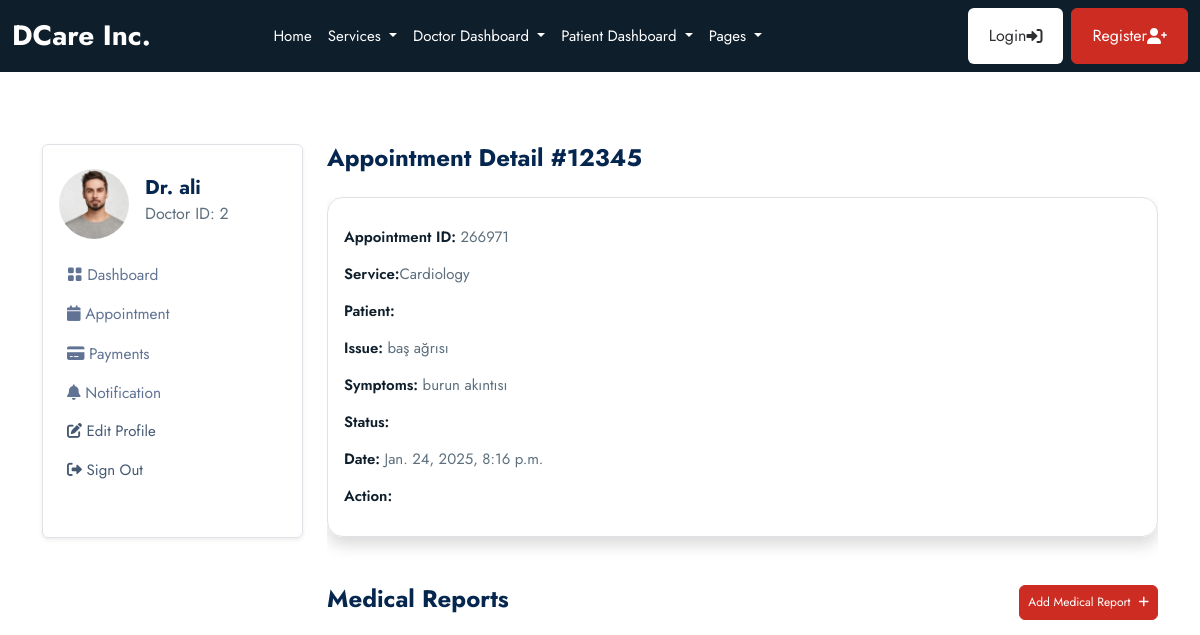
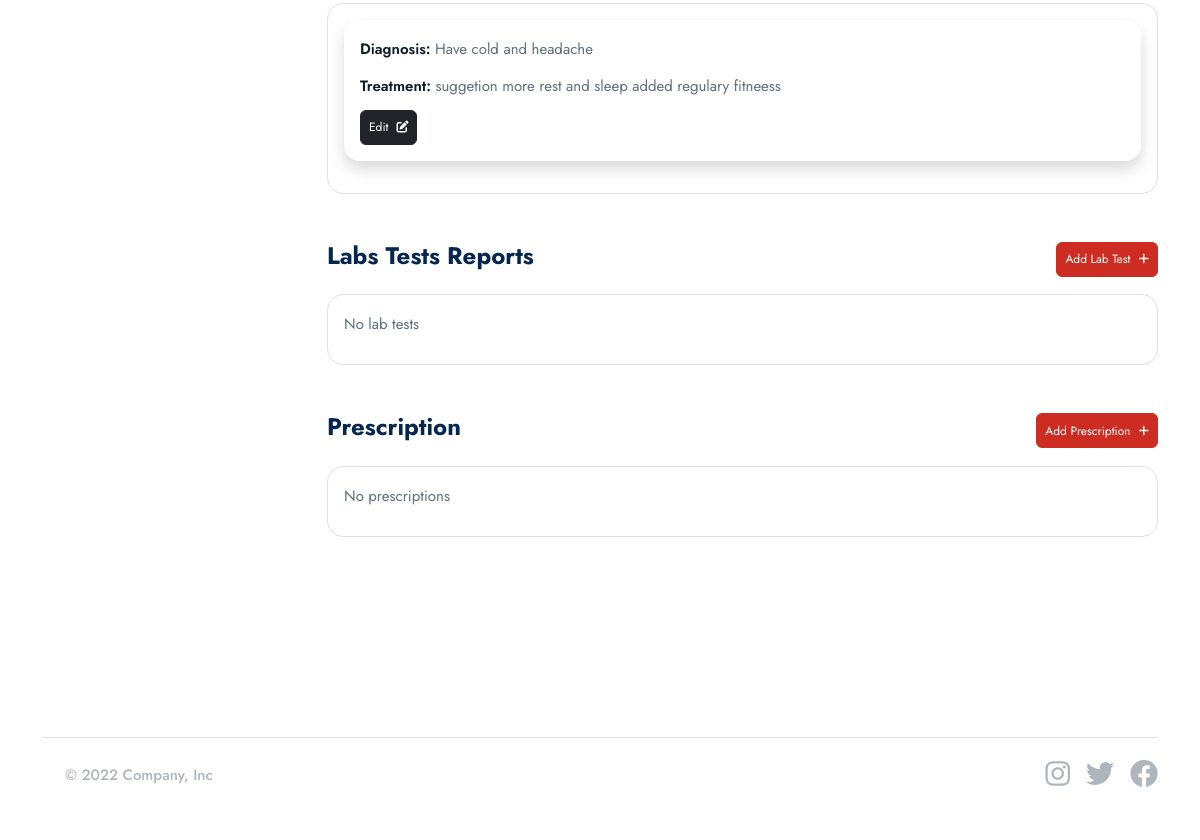
The page /doctor/appointments/266971/ (signed in) on the database as committed earlier (2 pictures, top to bottom).
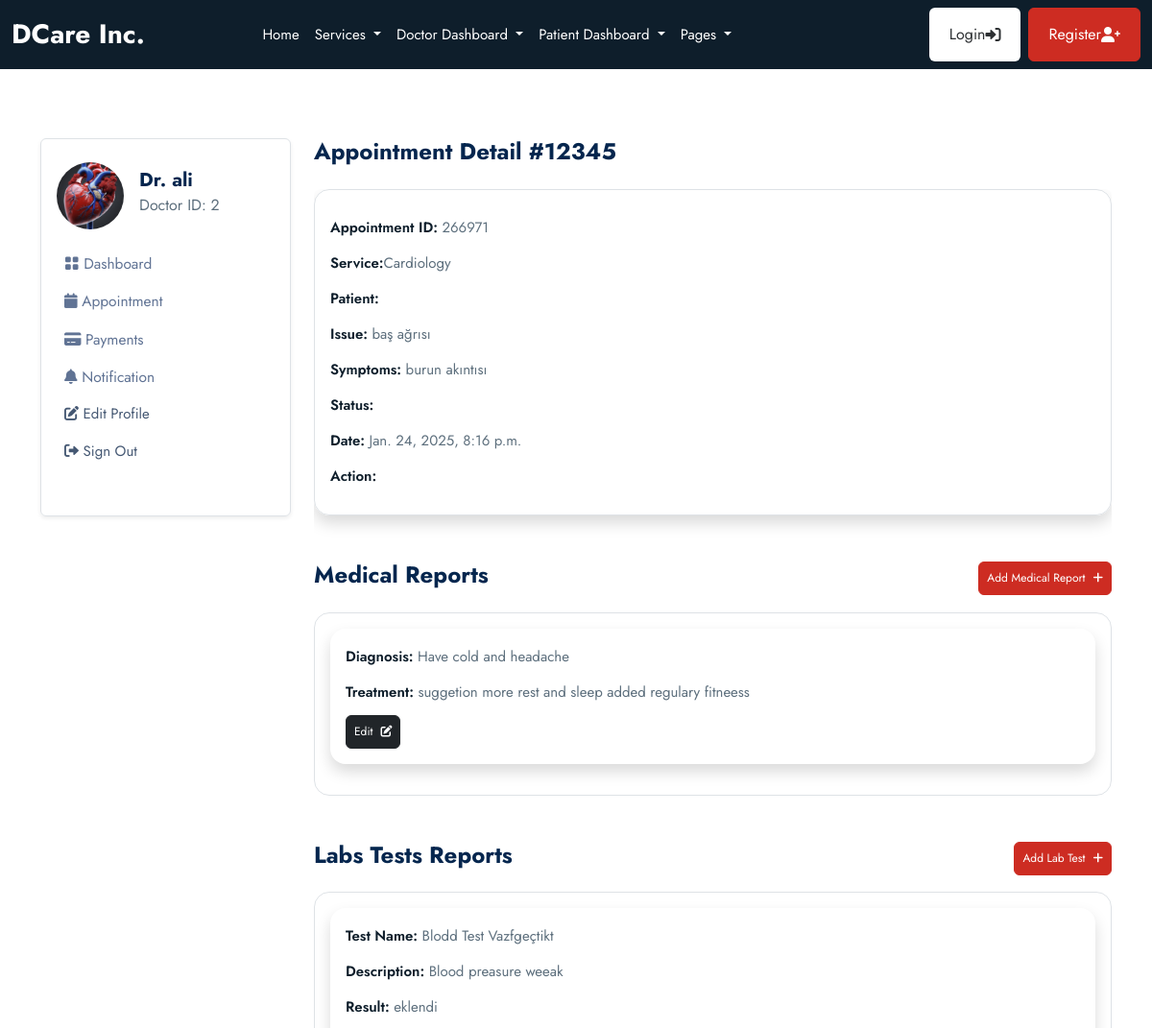
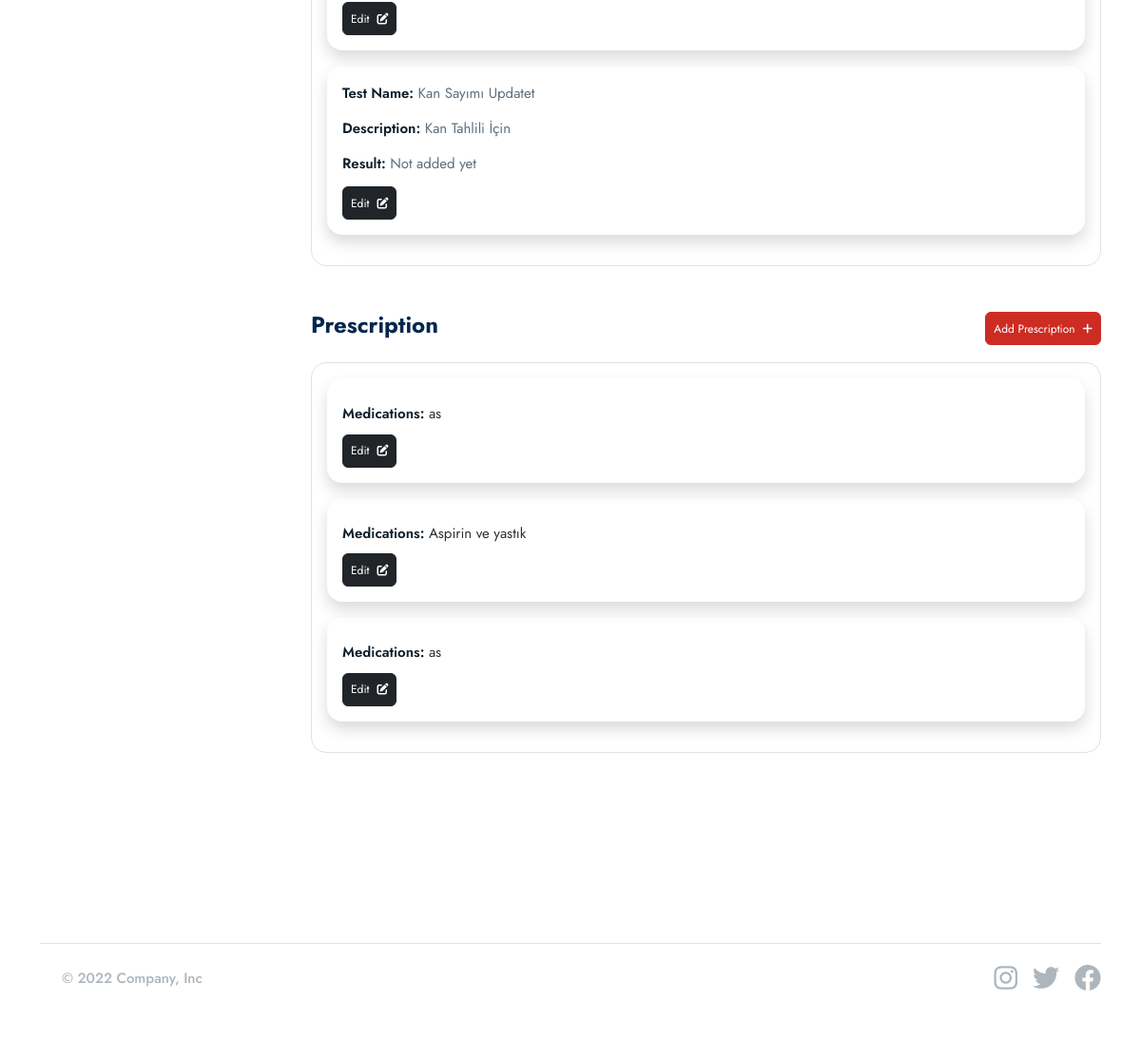
The same page on the database as committed later (2 pictures, top to bottom).
### userauths/models.py (models this page shows, shortened)
class User(AbstractUser):
    email = models.EmailField(unique=True)
    username = models.CharField(max_length=100, null=True, blank=True)
    user_type =models.CharField(max_length=50, choices=USER_TYPE, null=True, blank=True, default=None)
    USERNAME_FIELD = "email"
    REQUIRED_FIELDS = ["username"]

### doctor/models.py (models this page shows, shortened)
class Doctor(models.Model):
    user = models.OneToOneField(userauths_models.User, on_delete=models.CASCADE)
    image = models.FileField(upload_to="images", null=True, blank=True)
    full_name = models.CharField(max_length=100, null=True, blank=True)
    mobile = models.CharField(max_length=100, null=True, blank=True)
    country = models.CharField(max_length=100, null=True, blank=True)
    bio = models.CharField(max_length=100, null=True, blank=True)
    specialization = models.CharField(max_length=100, null=True, blank=True)
    qualifications = models.CharField(max_length=100, null=True, blank=True)
    years_of_experience = models.CharField(max_length=100, null=True, blank=True)
    next_available_appointment_date = models.DateTimeField(default=timezone.now, null=True, blank=True)

### base/models.py (models this page shows, shortened)
class Appointment(models.Model):
    STATUS = [
        ("scheduled","scheduled"),
        ("completed","completed"),
        ("pending","pending"),
        ("cancelled","cancelled"),
    ]
    service = models.ForeignKey(Service, on_delete= models.SET_NULL, null=True, blank=True,related_name="service_appointments")
    doctor = models.ForeignKey(doctor_models.Doctor,on_delete= models.SET_NULL, null=True, blank=True,related_name="doctor_appointments" )
    patient = models.ForeignKey(patient_models.Patient,on_delete= models.SET_NULL, null=True, blank=True,related_name="appointments_patient" )
    appointment_date = models.DateTimeField(null=True, blank=True)
    issues = models.TextField(blank=True,null=True)
    symptoms = models.TextField(blank=True,null=True)
    appointment_id =ShortUUIDField(length=6, max_length=8, alphabet="1234567890")
    status = models.CharField(max_length=120, choices=STATUS)

class Service(models.Model):
    image = models.FileField(upload_to="images", null=True, blank=True)
    name= models.CharField(max_length=100)
    desciription= models.TextField(blank=True, null=True)
    cost = models.DecimalField(max_digits=10, decimal_places=2)
    available_doctors= models.ManyToManyField(doctor_models.Doctor, blank=True)

class MedicalRecord(models.Model):
    appointment = models.ForeignKey(Appointment, on_delete=models.CASCADE)
    diagnosis = models.TextField()
    treatment = models.TextField()

class LabTest(models.Model):
    appointment = models.ForeignKey(Appointment, on_delete=models.CASCADE)
    test_name = models.CharField(max_length=255)
    description = models.TextField(blank=True, null=True)
    result = models.TextField(blank=True, null=True)

class Prescription(models.Model):
    appointment = models.ForeignKey(Appointment, on_delete=models.CASCADE)
    medications = models.TextField(blank=True, null=True)

### doctor/views.py (the view)
# urls.py: path("appointments/<appointment_id>/", views.appointment_detail, name="appointment_detail"),
@login_required
def appointment_detail(request,appointment_id):
    doctor = doctor_models.Doctor.objects.get(user=request.user)
    appointment = base_models.Appointment.objects.get(appointment_id=appointment_id, doctor=doctor)
    medical_records= base_models.MedicalRecord.objects.filter(appointment=appointment)
    lab_tests = base_models.LabTest.objects.filter(appointment=appointment)
    prescriptions = base_models.Prescription.objects.filter(appointment=appointment)
    context = {
        "appointment":appointment,
        "medical_records":medical_records,
        "lab_tests":lab_tests,
        "prescriptions":prescriptions
    }
    return render (request, "doctor/appointment_detail.html", context)

### templates/doctor/appointment_detail.html (shortened to what this page needs)
{% extends "partials/base.html"%} {% block content %}
<section class="pt-5 pb-5">
  <div class="container">
    <div class="row mt-0 mt-md-4">
      {% include "doctor/sidebar.html" %}
      <div class="col-lg-9 col-md-8 col-12">
        <h4 class="mb-0 mb-4 fw-bold">Appointment Detail #12345</h4>
        <div class="card mb-4">
          <div class="shadow border p-3 mb-4 rounded-4">
            <p>
              <a>
                <p>
                  <span class="fw-semibold text-dark">Appointment ID:</span>
                  {{appointment.appointment_id}}
                </p>
                <p>
                  <span class="fw-semibold text-dark">Service:</span
                  >{{appointment.service.name}}
                </p>
                <p>
                  <span class="fw-semibold text-dark">Patient:</span>
                </p>
                <p>
                  <span class="fw-semibold text-dark">Issue:</span>
                  {{appointment.issues}}
                </p>
                <p>
                  <span class="fw-semibold text-dark">Symptoms:</span>
                  {{appointment.symptoms}}
                </p>
                <p>
                  <span class="fw-semibold text-dark">Status:</span>
                </p>
                <p>
                  <span class="fw-semibold text-dark">Date:</span>
                  {{appointment.appointment_date}}
                </p>
                <p>
                  <span class="fw-semibold text-dark">Action:</span>
                </p>
              </a>
            </p>
          </div>
        </div>
        <div id="medical-report">
          <div class="d-flex justify-content-between">
            <h4 class="mb-0 mb-4 fw-bold">Medical Reports</h4>
            <button
              class="btn btn-primary btn-sm"
              type="button"
              data-bs-toggle="collapse"
              data-bs-target="#collapseMedicalReport"
              aria-expanded="false"
              aria-controls="collapseMedicalReport"
            >
              Add Medical Report <i class="fas fa-plus ms-2"></i>
            </button>
          </div>
          <div class="card mb-4">
            <div class="border p-3 mb-4 rounded-4">
              <div class="shadow p-3 rounded-4 mb-3">
                {% for m in medical_records %}
                <p>
                  <span class="fw-semibold text-dark">Diagnosis:</span>
                  {{m.diagnosis}}
                </p>
                <p>
                  <span class="fw-semibold text-dark">Treatment:</span>
                  {{m.treatment}}
                </p>
                <button
                  class="btn btn-dark btn-sm"
                  type="button"
                  data-bs-toggle="collapse"
                  data-bs-target="#collapseMedicalRecord{{m.id}}"
                  aria-expanded="false"
                  aria-controls="collapseMedicalRecord{{m.id}}"
                >
                  Edit <i class="fas fa-edit ms-2"></i>
                </button>
              </div>
              {% empty %}
              <p>No medical records</p>
              {% endfor%}
            </div>
          </div>
        </div>
        <div id="lab-test">
          <div class="d-flex justify-content-between">
            <h4 class="mb-0 mb-4 fw-bold">Labs Tests Reports</h4>
            <button
              class="btn btn-primary btn-sm"
              type="button"
              data-bs-toggle="collapse"
              data-bs-target="#collapseLabTest"
              aria-expanded="false"
              aria-controls="collapseLabTest"
            >
              Add Lab Test <i class="fas fa-plus ms-2"></i>
            </button>
          </div>
          <div class="card mb-4">
            <div class="border p-3 mb-4 rounded-4">
              {% for l in lab_tests %}
              <div class="shadow p-3 rounded-4 mb-3">
                <p>
                  <span class="fw-semibold text-dark">Test Name:</span>
                  {{l.test_name}}t
                </p>
                <p>
                  <span class="fw-semibold text-dark">Description:</span>
                  {{l.description}}
                </p>
                <p>
                  <span class="fw-semibold text-dark">Result:</span>
                  {{l.result|default:"Not added yet"}}
                </p>
                <button
                  class="btn btn-dark btn-sm"
                  type="button"
                  data-bs-toggle="collapse"
                  data-bs-target="#collapseLabTest{{l.id}}"
                  aria-expanded="false"
                  aria-controls="collapseLabTest{{l.id}}"
                >
                  Edit <i class="fas fa-edit ms-2"></i>
                </button>
              </div>
              {% empty %}
              <p>No lab tests</p>
              {% endfor %}
            </div>
          </div>
        </div>
        <div class="d-flex justify-content-between">
          <h4 class="mb-0 mb-4 fw-bold">Prescription</h4>
          <button
            class="btn btn-primary btn-sm"
            type="button"
            data-bs-toggle="collapse"
            data-bs-target="#collapsePrescription"
            aria-expanded="false"
            aria-controls="collapsePrescription"
          >
            Add Prescription <i class="fas fa-plus ms-2"></i>
          </button>
        </div>
        <div class="card mb-4">
          <div class="border p-3 mb-4 rounded-4">
            {% for p in prescriptions %}
            <div class="shadow p-3 rounded-4 mb-3">
              <p>
                <span class="fw-semibold text-dark">Medications:</span>
                {{p.medications}}
              </p>
              <button
                class="btn btn-dark btn-sm"
                type="button"
                data-bs-toggle="collapse"
                data-bs-target="#collapsePrescription1"
                aria-expanded="false"
                aria-controls="collapsePrescription1"
              >
                Edit <i class="fas fa-edit ms-2"></i>
              </button>
            </div>
            {% empty %}
            <p>No prescriptions</p>
            {% endfor %}
          </div>
        </div>
      </div>
    </div>
  </div>
</section>
{% endblock content %}

### templates/partials/base.html (shortened to what this page needs)
{% load static %}
<!DOCTYPE html>
<html lang="en">
  <head>
    <link
      rel="stylesheet"
      href="https://cdn.jsdelivr.net/npm/bootstrap-icons@1.11.3/font/bootstrap-icons.min.css"
    />
    <link
      href="https://cdn.jsdelivr.net/npm/bootstrap@5.3.3/dist/css/bootstrap.min.css"
      rel="stylesheet"
    />
    <link
      href="https://cdnjs.cloudflare.com/ajax/libs/font-awesome/6.0.0/css/all.min.css"
      rel="stylesheet"
    />
    <link
      rel="stylesheet"
      href="https://cdn.jsdelivr.net/npm/bootstrap-icons@1.11.3/font/bootstrap-icons.min.css"
    />
   <link rel="stylesheet" href="{% static 'assets/css/style.css' %}">
  </head>
  <body>
    <nav class="navbar navbar-expand-lg navbar-dark bg-dark">
      <div class="container-fluid">
        <a class="navbar-brand fw-bold fs-3" href="/">DCare Inc.</a>
        <div class="collapse navbar-collapse" id="navbarSupportedContent">
          <div class="mx-auto">
            <ul class="navbar-nav me-auto mb-2 mb-lg-0">
              <li class="nav-item">
                <a class="nav-link active" aria-current="page" href="/">Home</a>
              </li>
              <li class="nav-item dropdown">
                <a
                  class="nav-link dropdown-toggle text-white"
                  href="#"
                  id="navbarDropdown"
                  role="button"
                  data-bs-toggle="dropdown"
                  aria-expanded="false"
                >
                  Services
                </a>
              </li>
              <li class="nav-item dropdown">
                <a
                  class="nav-link dropdown-toggle text-white"
                  href="#"
                  id="navbarDropdown"
                  role="button"
                  data-bs-toggle="dropdown"
                  aria-expanded="false"
                  >Doctor Dashboard
                </a>
              </li>
              <li class="nav-item dropdown">
                <a
                  class="nav-link dropdown-toggle text-white"
                  href="#"
                  id="navbarDropdown"
                  role="button"
                  data-bs-toggle="dropdown"
                  aria-expanded="false"
                  >Patient Dashboard
                </a>
              </li>
              <li class="nav-item dropdown">
                <a
                  class="nav-link dropdown-toggle text-white"
                  href="#"
                  id="navbarDropdown"
                  role="button"
                  data-bs-toggle="dropdown"
                  aria-expanded="false"
                >
                  Pages
                </a>
              </li>
            </ul>
          </div>
          <div class="d-flex ms-auto">
            <a href="auth/login.html" class="btn bg-white me-2" type="submit"
              >Login <i class="fas fa-sign-in-alt"></i
            ></a>
            <a href="auth/register.html" class="btn btn-primary" type="submit"
              >Register <i class="fas fa-user-plus"></i
            ></a>
          </div>
        </div>
      </div>
    </nav>
   {% block content %}
   {% endblock content %}
    <section class="container">
      <footer
        class="d-flex flex-wrap justify-content-between align-items-center py-3 my-4 border-top"
      >
        <div class="col-md-4 d-flex align-items-center">
          <a
            href="/"
            class="mb-3 me-2 mb-md-0 text-muted text-decoration-none lh-1"
          >
            <svg class="bi" width="30" height="24">
              <use xlink:href="#bootstrap" />
            </svg>
          </a>
          <span class="mb-3 mb-md-0 text-muted">&copy; 2022 Company, Inc</span>
        </div>
        <ul class="nav col-md-4 justify-content-end list-unstyled d-flex">
          <li class="ms-3 fs-3">
            <a class="text-muted" href="#"><i class="fab fa-instagram"></i></a>
          </li>
          <li class="ms-3 fs-3">
            <a class="text-muted" href="#"><i class="fab fa-twitter"></i></a>
          </li>
          <li class="ms-3 fs-3">
            <a class="text-muted" href="#"><i class="fab fa-facebook"></i></a>
          </li>
        </ul>
      </footer>
    </section>
  </body>
</html>

### templates/doctor/sidebar.html (shortened to what this page needs)
<div class="col-lg-3 col-md-4 col-12">
  <nav
    class="navbar navbar-expand-md shadow-sm mb-4 mb-lg-0 sidenav border rounded"
  >
    <div class="collapse navbar-collapse p-3" id="sidenav">
      <div class="navbar-nav flex-column">
        <div class="d-flex align-items-center mb-3">
          {% if request.user.doctor.image.url %}
          <img
            src="{{request.user.doctor.image.url}}"
            alt="avatar"
            class="rounded-circle avatar-xl"
            style="width: 70px; height: 70px; object-fit: cover"
          />
          {% endif %}
          <div class="ms-3">
            <h5 class="mb-0 fw-bold">Dr. {{request.user.doctor.full_name}}</h5>
            <p class="mb-1 fs-6">Doctor ID: {{request.user.doctor.id}}</p>
          </div>
        </div>
        <ul class="list-unstyled ms-n2 mb-4">
          <li class="nav-item">
            <a class="dropdown-item nav-link" href="{% url 'doctor:dashboard'%}"
              ><i class="bi bi-grid-fill"></i> Dashboard</a
            >
          </li>
          <li class="nav-item">
            <a
              class="dropdown-item nav-link"
              href="{% url 'doctor:appointments'%}"
              ><i class="fas fa-calendar"></i> Appointment</a
            >
          </li>
          <li class="nav-item">
            <a class="dropdown-item nav-link" href="{% url 'doctor:payments'%}"
              ><i class="fas fa-credit-card"></i> Payments</a
            >
          </li>
          <li class="nav-item">
            <a
              class="dropdown-item nav-link"
              href="{% url 'doctor:notifications'%}"
              ><i class="fas fa-bell"></i> Notification</a
            >
          </li>
          <li class="nav-item">
            <a class="nav-link" href="{% url 'patient:profile'%}">
              <i class="fas fa-edit"></i> Edit Profile
            </a>
          </li>
          <li class="nav-item">
            <a class="nav-link" href=".{% url 'userauths:sign-out'%}">
              <i class="fas fa-sign-out-alt"></i> Sign Out
            </a>
          </li>
        </ul>
      </div>
    </div>
  </nav>
</div>

Rows that differ between the two databases and show on the page:
changed through a linked row, User "ali": user.doctor.image: a different picture
added LabTest: test_name "Blodd Test Vazfgeçtik", description "Blood preasure weeak", result "eklendi"
added LabTest: test_name "Kan Sayımı Update", description "Kan Tahlili İçin", result "Not added yet"
added Prescription: medications "as"
added Prescription: medications "Aspirin ve yastık"
added Prescription: medications "as"
Other text that changed with them:
text no longer shown: "No lab tests No prescriptions"
